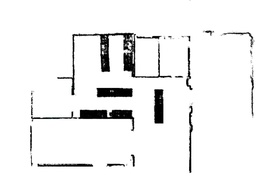
%> input picture images/lommel.jpeg, 260 x 190 px, shrunk from 947 x 693 before the run
$ octave dilation.m   (GNU Octave 9; MATLAB toolbox functions it lacks are replaced by stand-ins)
%> lines starting %> are read from the running program, lines starting %| are printed output that depends on the picture; in (x1, y1, x2, y2) boxes, pixels count from 0 and x2, y2 are one past the last pixel; in counts of white or black regions, pixels touching at a corner belong together; the program's own positions count from 1
clc; clear;

image = imread('images/lommel.jpeg');
%> image is the input picture: size 190x260x3 uint8; mean R, G, B 240.8, 240.8, 240.8
image = im2bw(image, 0.5);
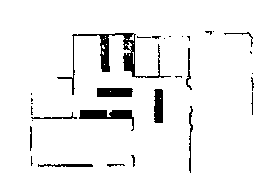
%> image: size 190x260 logical; 94.4% white; 31 black regions (17 under 20 px), largest, box (x1, y1, x2, y2) and area: (57, 33, 171, 95) 953, (79, 110, 134, 131) 471, (97, 88, 133, 97) 316

dilatedImage = image;
s = 5;
for i = 1:size(image, 1)
    for j = 1:size(image, 2)
        if image(i, j) < 1
            for k = -s:s
                for l = -s:s
                    if i + k > 0 && i + k <= size(image, 1) && j + l > 0 && j + l <= size(image, 2)
                        dilatedImage(i + k, j + l) = 0;
                    end
                end
            end
        end
    end
end
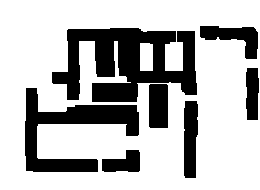
%> dilatedImage: size 190x260 logical; 71.8% white; 7 black regions, largest, box (x1, y1, x2, y2) and area: (52, 28, 197, 102) 6348, (25, 88, 139, 172) 3618, (184, 101, 198, 178) 977

se = strel('square', 3);
dilatedImage = imdilate(dilatedImage, se);
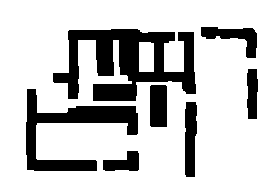
%> dilatedImage: size 190x260 logical; 76.3% white; 7 black regions, largest, box (x1, y1, x2, y2) and area: (53, 29, 196, 101) 5408, (26, 89, 138, 171) 3064, (185, 102, 197, 177) 795
% dilatedImage(280:330,482:492) = 0;
% dilatedImage(403:420,481:695) = 0;
% dilatedImage(:,110:130) = 0;

figure(9);
clf
subplot(1, 2, 1);
imshow(image);
title('Original Image');
subplot(1, 2, 2);
imshow(dilatedImage);
title('Dilated Image');

imwrite(dilatedImage, 'images/lommel_dilated_1.jpeg');
